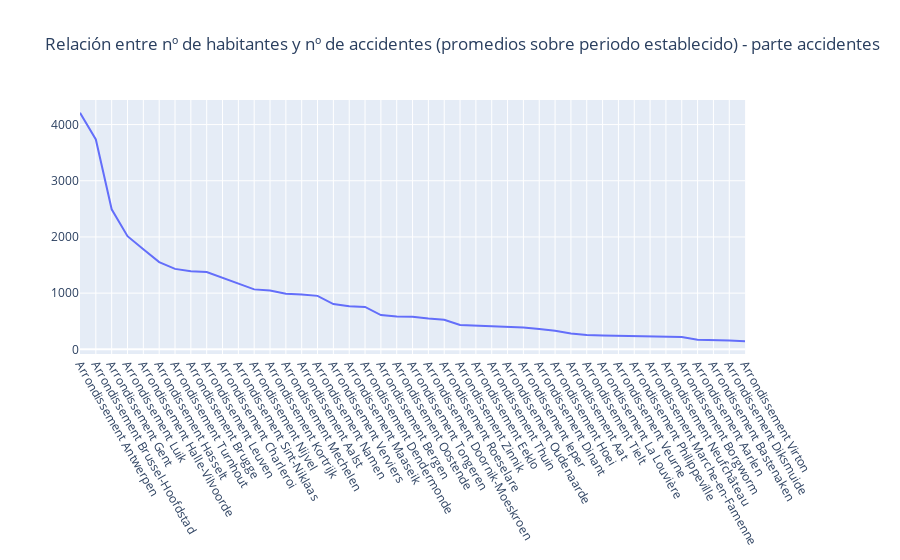

The cell this chart's notebook holds for it:
### Code cell
figure = figsize = (20,30 )

trace2 = go.Scatter(
    x=result["ADM_DSTR"],
    y=result["MEAN_ACC_PERIOD"],
    xaxis='x2',
    yaxis='y2',
    name = "Diferencias en nº accidentes"
)


data = [trace2]

layout = go.Layout(
    xaxis2=dict(
        domain=[0, 0.9],
        anchor='y2'
    ),
        yaxis2=dict(
        domain=[0, 1],
        anchor='x2'
    ),
    title = 'Relación entre nº de habitantes y nº de accidentes (promedios sobre periodo establecido) - parte accidentes'
)

fig = go.Figure(data=data, layout=layout)
fig.update_xaxes(tickangle=60)
iplot(fig)

### Figure 1 — Plotly figure (JSON) as saved in the notebook; plotly's stock layout.template omitted (floating-point values rounded to 4 significant figures)
{"data": [{"name": "Diferencias en nº accidentes", "type": "scatter", "x": ["Arrondissement Antwerpen", "Arrondissement Brussel-Hoofdstad", "Arrondissement Gent", "Arrondissement Luik", "Arrondissement Halle-Vilvoorde", "Arrondissement Hasselt", "Arrondissement Turnhout", "Arrondissement Brugge", "Arrondissement Leuven", "Arrondissement Charleroi", "Arrondissement Sint-Niklaas", "Arrondissement Nijvel", "Arrondissement Kortrijk", "Arrondissement Mechelen", "Arrondissement Aalst", "Arrondissement Namen", "Arrondissement Verviers", "Arrondissement Maaseik", "Arrondissement Dendermonde", "Arrondissement Bergen", "Arrondissement Oostende", "Arrondissement Tongeren", "Arrondissement Doornik-Moeskroen", "Arrondissement Roeselare", "Arrondissement Zinnik", "Arrondissement Eeklo", "Arrondissement Thuin", "Arrondissement Oudenaarde", "Arrondissement Ieper", "Arrondissement Dinant", "Arrondissement Hoei", "Arrondissement Aat", "Arrondissement Tielt", "Arrondissement La Louvière", "Arrondissement Veurne", "Arrondissement Philippeville", "Arrondissement Marche-en-Famenne", "Arrondissement Neufchâteau", "Arrondissement Borgworm", "Arrondissement Aarlen", "Arrondissement Bastenaken", "Arrondissement Diksmuide", "Arrondissement Virton"], "xaxis": "x2", "y": [4212.0, 3736.0, 2492.0, 2014.0, 1783, 1552.0, 1432.0, 1392.0, 1375.0, 1273.0, 1173.0, 1067, 1048.0, 988.3, 976.8, 951.7, 806.3, 768.7, 754, 609.5, 585.7, 581.7, 546.7, 526.3, 432.8, 422, 399.7, 390, 387.3, 362.7, 331, 283.3, 254.3, 248.2, 241.7, 234.5, 230.8, 225, 219.3, 170.7, 166.5, 156, 142.8], "yaxis": "y2"}], "layout": {"title": {"text": "Relación entre nº de habitantes y nº de accidentes (promedios sobre periodo establecido) - parte accidentes"}, "xaxis": {"tickangle": 60}, "xaxis2": {"anchor": "y2", "domain": [0, 0.9], "tickangle": 60}, "yaxis2": {"anchor": "x2", "domain": [0, 1]}}}
